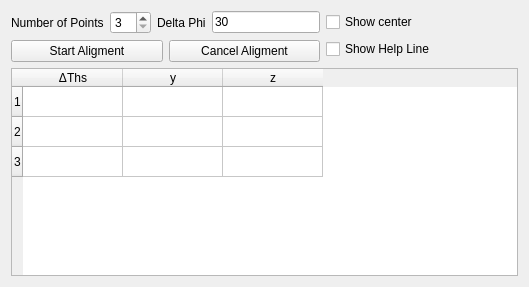
<?xml version="1.0" encoding="UTF-8"?>
<ui version="4.0">
 <class>Form</class>
 <widget class="QWidget" name="Form">
  <property name="geometry">
   <rect>
    <x>0</x>
    <y>0</y>
    <width>529</width>
    <height>287</height>
   </rect>
  </property>
  <property name="windowTitle">
   <string>Form</string>
  </property>
  <layout class="QHBoxLayout" name="horizontalLayout_4">
   <item>
    <layout class="QVBoxLayout" name="verticalLayout_3">
     <item>
      <layout class="QHBoxLayout" name="horizontalLayout_3">
       <item>
        <layout class="QVBoxLayout" name="verticalLayout_2">
         <item>
          <layout class="QHBoxLayout" name="horizontalLayout">
           <item>
            <widget class="QLabel" name="nbPointsLabel">
             <property name="text">
              <string>Number of Points</string>
             </property>
            </widget>
           </item>
           <item>
            <widget class="QSpinBox" name="number_points_spinbox">
             <property name="minimum">
              <number>3</number>
             </property>
             <property name="value">
              <number>3</number>
             </property>
            </widget>
           </item>
           <item>
            <widget class="QLabel" name="deltaPhiLabel">
             <property name="text">
              <string>Delta Phi</string>
             </property>
            </widget>
           </item>
           <item>
            <widget class="QLineEdit" name="delta_phi_textbox">
             <property name="sizePolicy">
              <sizepolicy hsizetype="Minimum" vsizetype="Fixed">
               <horstretch>0</horstretch>
               <verstretch>0</verstretch>
              </sizepolicy>
             </property>
             <property name="inputMask">
              <string/>
             </property>
             <property name="text">
              <string>30</string>
             </property>
            </widget>
           </item>
          </layout>
         </item>
         <item>
          <layout class="QHBoxLayout" name="horizontalLayout_2">
           <item>
            <widget class="QPushButton" name="start_alignment_button">
             <property name="text">
              <string>Start Aligment</string>
             </property>
            </widget>
           </item>
           <item>
            <widget class="QPushButton" name="cancel_alignment_button">
             <property name="text">
              <string>Cancel Aligment</string>
             </property>
            </widget>
           </item>
          </layout>
         </item>
        </layout>
       </item>
       <item>
        <layout class="QVBoxLayout" name="verticalLayout">
         <item>
          <widget class="QCheckBox" name="show_center_checkbox">
           <property name="text">
            <string>Show center</string>
           </property>
          </widget>
         </item>
         <item>
          <widget class="QCheckBox" name="show_help_line_checkbox">
           <property name="text">
            <string>Show Help Line</string>
           </property>
          </widget>
         </item>
        </layout>
       </item>
      </layout>
     </item>
     <item>
      <widget class="QTableWidget" name="aligment_table">
       <property name="sizePolicy">
        <sizepolicy hsizetype="Minimum" vsizetype="Minimum">
         <horstretch>0</horstretch>
         <verstretch>0</verstretch>
        </sizepolicy>
       </property>
       <property name="rowCount">
        <number>3</number>
       </property>
       <property name="columnCount">
        <number>3</number>
       </property>
       <row/>
       <row/>
       <row/>
       <column>
        <property name="text">
         <string>ΔThs</string>
        </property>
       </column>
       <column>
        <property name="text">
         <string>y</string>
        </property>
       </column>
       <column>
        <property name="text">
         <string>z</string>
        </property>
       </column>
      </widget>
     </item>
    </layout>
   </item>
  </layout>
 </widget>
 <resources/>
 <connections/>
</ui>
